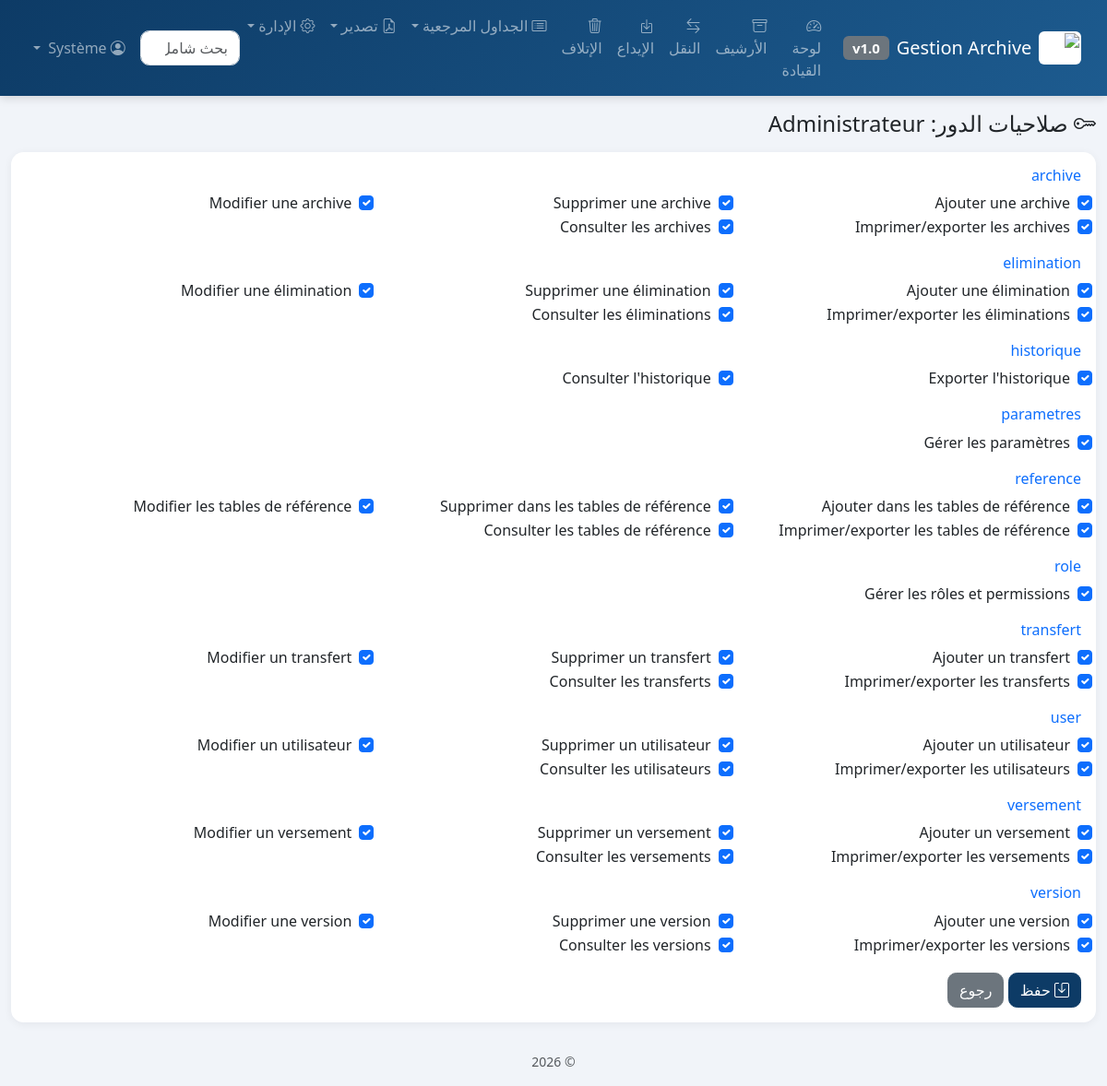
The page /modules/role/permissions.php?id=1 (signed in) on the database its author committed.
### tables this page shows
CREATE TABLE role (
  id INT UNSIGNED AUTO_INCREMENT PRIMARY KEY,
  nom VARCHAR(100) NOT NULL,
  UNIQUE KEY uq_role_nom (nom)
);

CREATE TABLE permission (
  id INT UNSIGNED AUTO_INCREMENT PRIMARY KEY,
  code VARCHAR(100) NOT NULL,
  libelle VARCHAR(150) NOT NULL,
  module VARCHAR(100) NOT NULL,
  UNIQUE KEY uq_permission_code (code)
);

### includes/cache.php (called while the page is built, shortened)
<?php
function cache_get(string $key)
{
    if (!function_exists('apcu_fetch')) {
        return false;
    }
    $value = apcu_fetch($key, $success);
    return $success ? $value : false;
}
function cache_remember(string $key, int $ttl, callable $callback)
{
    $value = cache_get($key);
    $value = $callback();
    return $value;
}

### includes/db.php (called while the page is built, shortened)
<?php
function db(): PDO
{
    static $pdo = null;
    if ($pdo === null) {
        $dsn = sprintf('mysql:host=%s;dbname=%s;charset=%s', DB_HOST, DB_NAME, DB_CHARSET);
        $pdo = new PDO($dsn, DB_USER, DB_PASS, [
            PDO::ATTR_ERRMODE => PDO::ERRMODE_EXCEPTION,
            PDO::ATTR_DEFAULT_FETCH_MODE => PDO::FETCH_ASSOC,
            PDO::ATTR_EMULATE_PREPARES => false,
            PDO::MYSQL_ATTR_INIT_COMMAND => "SET NAMES utf8mb4",
        ]);
    }
    return $pdo;
}

### includes/functions.php (called while the page is built, shortened)
<?php
function e(?string $value): string
{
    return htmlspecialchars($value ?? '', ENT_QUOTES, 'UTF-8');
}
function get_parametres(): array
{
    return cache_remember('parametres', 600, function () {
        $row = db()->query('SELECT * FROM parametres ORDER BY id LIMIT 1')->fetch();
        return $row ?: [];
    });
}

### includes/auth.php (called while the page is built, shortened)
<?php
function has_permission(string $code): bool
{
    return in_array($code, $_SESSION['permissions'] ?? [], true);
}

### modules/role/permissions.php (the view, shortened to what this page needs)
<?php
$id = (int) ($_GET['id'] ?? $_POST['role_id'] ?? 0);
$stmt = db()->prepare('SELECT * FROM role WHERE id = ?');
$stmt->execute([$id]);
$role = $stmt->fetch();
$allPermissions = db()->query('SELECT id, code, libelle, module FROM permission ORDER BY module, code')->fetchAll();
$assignedStmt = db()->prepare('SELECT permission_id FROM role_permission WHERE role_id = ?');
$assignedStmt->execute([$id]);
$assigned = array_column($assignedStmt->fetchAll(), 'permission_id');
$assigned = array_map('intval', $assigned);
$grouped = [];
foreach ($allPermissions as $p) {
    $grouped[$p['module']][] = $p;
}
require __DIR__ . '/../../includes/layout_header.php';
?>
<h4 class="mb-3"><i class="bi bi-key"></i> صلاحيات الدور: <?= e($role['nom']) ?></h4>
<div class="card">
  <div class="card-body">
    <form method="post">
      <?php foreach ($grouped as $module => $perms): ?>
        <div class="mb-3">
          <h6 class="text-primary"><?= e($module) ?></h6>
          <div class="row">
            <?php foreach ($perms as $p): ?>
              <div class="col-md-4 form-check">
                <input type="checkbox" class="form-check-input" name="permissions[]" value="<?= $p['id'] ?>" id="perm<?= $p['id'] ?>" <?= in_array((int) $p['id'], $assigned, true) ? 'checked' : '' ?>>
                <label class="form-check-label" for="perm<?= $p['id'] ?>"><?= e($p['libelle']) ?></label>
              </div>
            <?php endforeach; ?>
          </div>
        </div>
      <?php endforeach; ?>
      <button type="submit" class="btn btn-primary"><i class="bi bi-save"></i> حفظ</button>
      <a href="list.php" class="btn btn-secondary">رجوع</a>
    </form>
  </div>
</div>
<?php require __DIR__ . '/../../includes/layout_footer.php'; ?>

### includes/layout_header.php (shortened to what this page needs)
<?php
$parametres = get_parametres();
?>
<!DOCTYPE html>
<html lang="ar" dir="rtl">
<head>
<link rel="stylesheet" href="<?= BASE_URL ?>/assets/css/bootstrap.min.css">
<link rel="stylesheet" href="<?= BASE_URL ?>/assets/bootstrap-icons/bootstrap-icons.css">
<link rel="stylesheet" href="<?= BASE_URL ?>/assets/css/select2.min.css">
<link rel="stylesheet" href="<?= BASE_URL ?>/assets/css/app.css">
</head>
<body>
<?php if (!empty($_SESSION['user_id'])): ?>
<nav class="navbar navbar-expand-lg navbar-dark bg-dark px-3" id="main-navbar">
  <div class="container-fluid">
    <a class="navbar-brand d-flex align-items-center gap-2" href="<?= BASE_URL ?>/index.php">
      <img src="<?= BASE_URL ?>/images/<?= e($parametres['logo'] ?? 'logo.png') ?>" alt="logo" height="36">
      <span><?= e($parametres['nom_etablissement'] ?? 'Gestion Archive') ?></span>
      <span class="badge bg-secondary">v<?= e($appVersion ?? '1.0') ?></span>
    </a>
    <div class="collapse navbar-collapse" id="navMain">
      <ul class="navbar-nav me-auto">
        <li class="nav-item"><a class="nav-link" href="<?= BASE_URL ?>/index.php"><i class="bi bi-speedometer2"></i> لوحة القيادة</a></li>
        <li class="nav-item"><a class="nav-link" href="<?= BASE_URL ?>/modules/archive/list.php"><i class="bi bi-archive"></i> الأرشيف</a></li>
        <li class="nav-item"><a class="nav-link" href="<?= BASE_URL ?>/modules/transfert/list.php"><i class="bi bi-arrow-left-right"></i> النقل</a></li>
        <li class="nav-item"><a class="nav-link" href="<?= BASE_URL ?>/modules/versement/list.php"><i class="bi bi-box-arrow-in-down"></i> الإيداع</a></li>
        <li class="nav-item"><a class="nav-link" href="<?= BASE_URL ?>/modules/elimination/list.php"><i class="bi bi-trash3"></i> الإتلاف</a></li>
        <li class="nav-item dropdown">
          <a class="nav-link dropdown-toggle" href="#" data-bs-toggle="dropdown"><i class="bi bi-card-list"></i> الجداول المرجعية</a>
        </li>
        <li class="nav-item dropdown">
          <a class="nav-link dropdown-toggle" href="#" data-bs-toggle="dropdown"><i class="bi bi-file-earmark-pdf"></i> تصدير</a>
        </li>
        <?php if (has_permission('user.view') || has_permission('role.manage') || has_permission('parametres.manage') || has_permission('version.view') || has_permission('historique.view')): ?>
        <li class="nav-item dropdown">
          <a class="nav-link dropdown-toggle" href="#" data-bs-toggle="dropdown"><i class="bi bi-gear"></i> الإدارة</a>
        </li>
        <?php endif; ?>
      </ul>
      <form class="d-flex me-2" id="global-search-form" role="search">
        <input type="search" id="global-search-input" class="form-control" placeholder="بحث شامل...">
      </form>
      <ul class="navbar-nav">
        <li class="nav-item dropdown">
          <a class="nav-link dropdown-toggle" href="#" data-bs-toggle="dropdown">
            <i class="bi bi-person-circle"></i> <?= e($_SESSION['user_prenom'] ?? '') ?>
          </a>
        </li>
      </ul>
    </div>
  </div>
</nav>
<?php endif; ?>
<main class="container-fluid py-3">

### includes/layout_footer.php (shortened to what this page needs)
</main>
<footer class="text-center text-muted py-3 small">
  &copy; <?= date('Y') ?> <?= e($parametres['nom_etablissement'] ?? '') ?>
</footer>
</body>
</html>

### assets/css/app.css (style rules this page uses)
:root { --brand-color: #0d3b66; --brand-color-light: #1d5b8f; --radius-base: 0.85rem; }
body { font-family: 'Segoe UI', Tahoma, sans-serif; background-color: #f1f4f9; }
#main-navbar { background: linear-gradient(135deg, var(--brand-color), var(--brand-color-light)) !important; box-shadow: 0 2px 10px rgba(0, 0, 0, 0.15); }
#main-navbar .nav-link { border-radius: 0.5rem; transition: background-color 0.15s ease; }
.navbar-brand img { border-radius: 6px; background: #fff; padding: 2px; }
.card { border: none; border-radius: var(--radius-base); box-shadow: 0 2px 10px rgba(15, 23, 42, 0.06); }
.btn { border-radius: 0.6rem; }
.btn-primary { background-color: var(--brand-color); border-color: var(--brand-color); }
.form-control, .form-select { border-radius: 0.6rem; }

### rows shown on the page
role: nom "Administrateur"
permission: id "☑", libelle "Ajouter une archive"
permission: id "☑", libelle "Supprimer une archive"
permission: id "☑", libelle "Modifier une archive"
permission: id "☑", libelle "Imprimer/exporter les archives"
permission: id "☑", libelle "Consulter les archives"
permission: id "☑", libelle "Ajouter une élimination"
permission: id "☑", libelle "Supprimer une élimination"
permission: id "☑", libelle "Modifier une élimination"
permission: id "☑", libelle "Imprimer/exporter les éliminations"
permission: id "☑", libelle "Consulter les éliminations"
permission: id "☑", libelle "Exporter l'historique"
permission: id "☑", libelle "Consulter l'historique"
permission: id "☑", libelle "Gérer les paramètres"
permission: id "☑", libelle "Ajouter dans les tables de référence"
permission: id "☑", libelle "Supprimer dans les tables de référence"
permission: id "☑", libelle "Modifier les tables de référence"
permission: id "☑", libelle "Imprimer/exporter les tables de référence"
permission: id "☑", libelle "Consulter les tables de référence"
permission: id "☑", libelle "Gérer les rôles et permissions"
permission: id "☑", libelle "Ajouter un transfert"
permission: id "☑", libelle "Supprimer un transfert"
permission: id "☑", libelle "Modifier un transfert"
permission: id "☑", libelle "Imprimer/exporter les transferts"
permission: id "☑", libelle "Consulter les transferts"
permission: id "☑", libelle "Ajouter un utilisateur"
permission: id "☑", libelle "Supprimer un utilisateur"
permission: id "☑", libelle "Modifier un utilisateur"
permission: id "☑", libelle "Imprimer/exporter les utilisateurs"
permission: id "☑", libelle "Consulter les utilisateurs"
permission: id "☑", libelle "Ajouter un versement"
permission: id "☑", libelle "Supprimer un versement"
permission: id "☑", libelle "Modifier un versement"
permission: id "☑", libelle "Imprimer/exporter les versements"
permission: id "☑", libelle "Consulter les versements"
permission: id "☑", libelle "Ajouter une version"
permission: id "☑", libelle "Supprimer une version"
permission: id "☑", libelle "Modifier une version"
permission: id "☑", libelle "Imprimer/exporter les versions"
permission: id "☑", libelle "Consulter les versions"

### other values the page prints
$parametres['nom_etablissement'] "Gestion Archive"
$appVersion "1.0"
$module "archive"
$module "elimination"
$module "historique"
$module "parametres"
$module "reference"
$module "role"
$module "transfert"
$module "user"
$module "versement"
$module "version"
